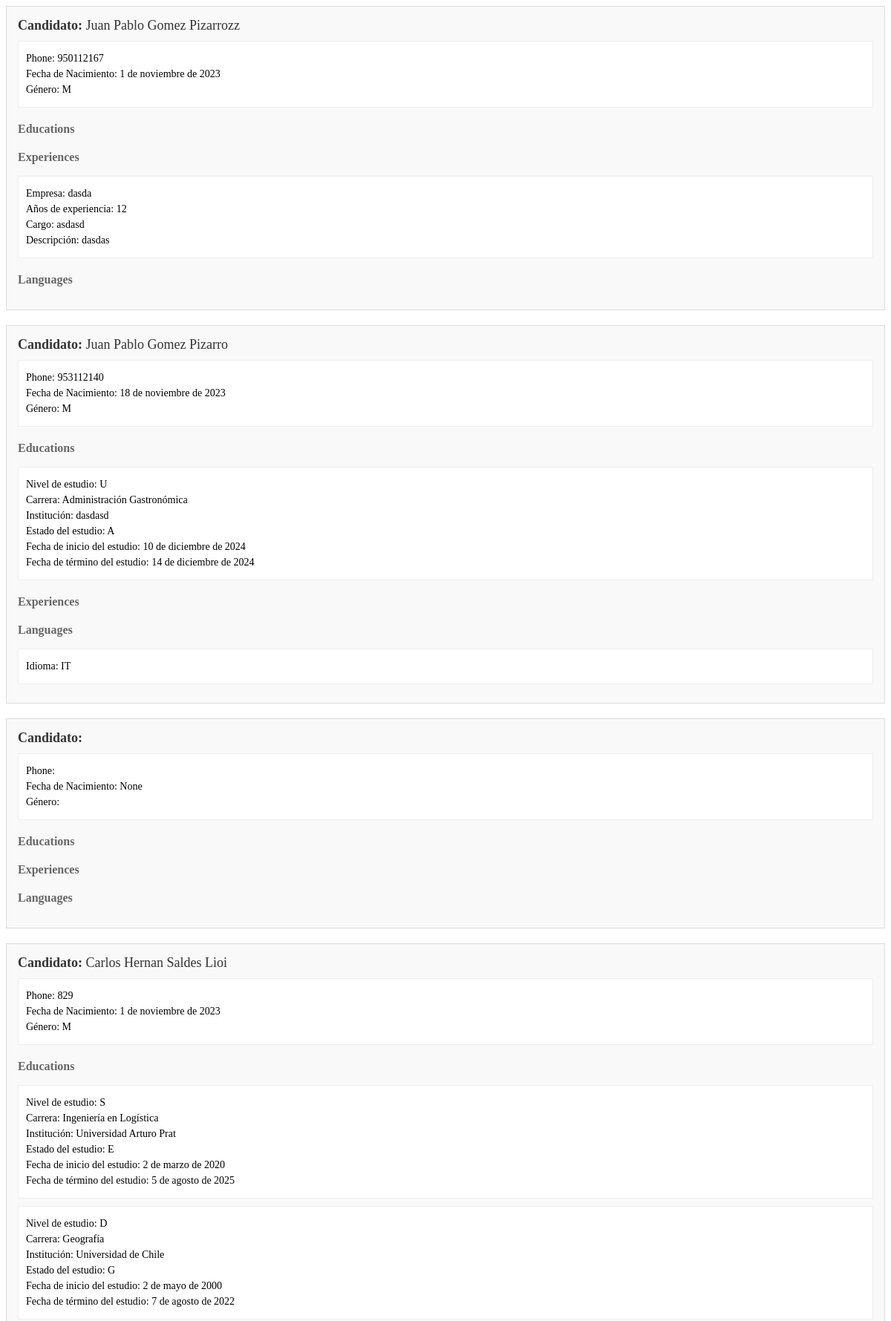
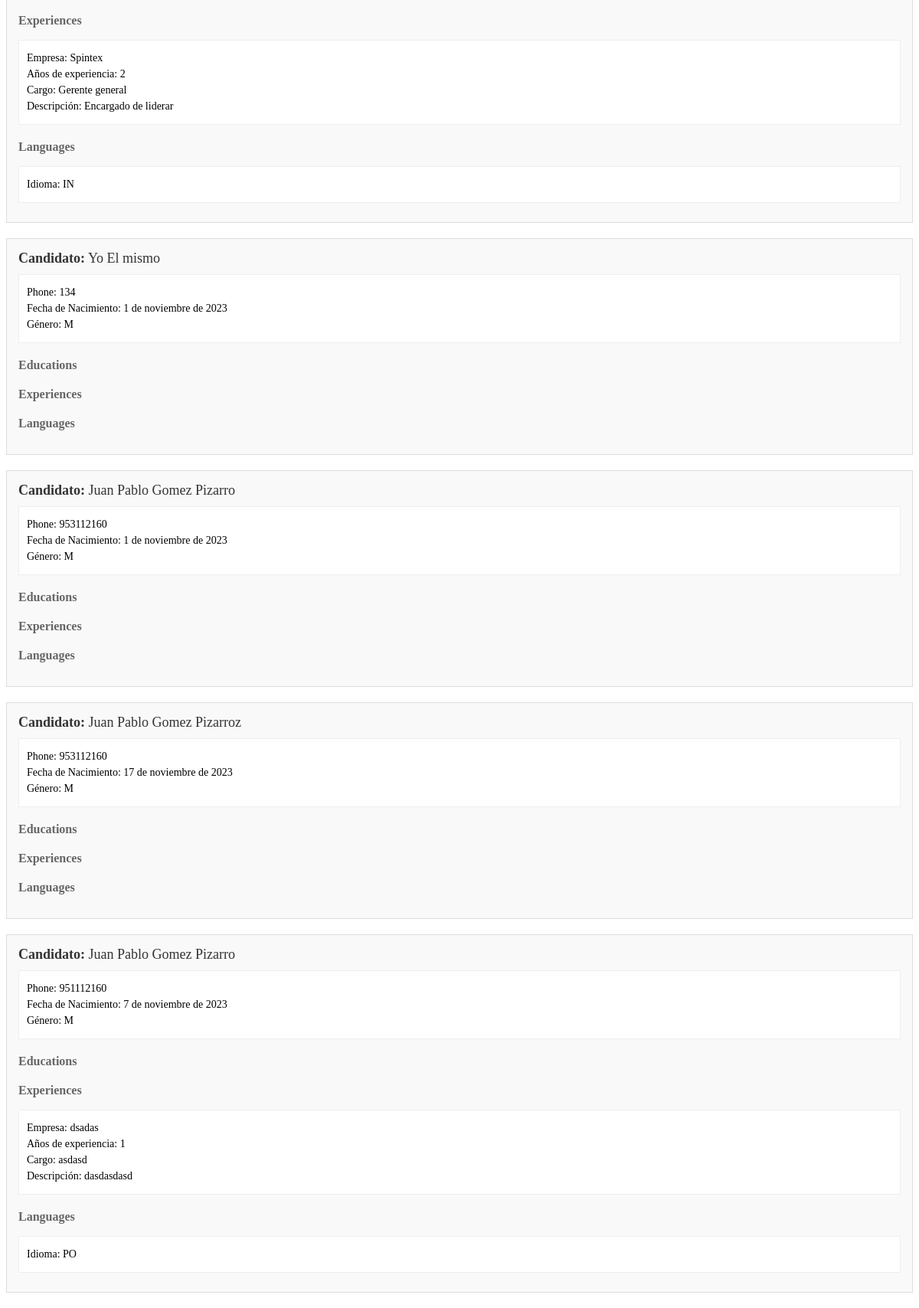
Page /polls/view_candidates/16/ (signed in) on the committed database (2 pictures, top to bottom).
### polls/models.py (models this page shows, shortened)
class Usuario(models.Model):
    user = models.OneToOneField(User, on_delete=models.CASCADE,related_name = "usuario")
    phone = models.CharField(max_length=20, verbose_name="Teléfono")
    rut = models.CharField(primary_key=True, max_length=12, verbose_name="RUT")
    birth_date = models.DateField(verbose_name="Fecha de Nacimiento", null=True, blank=True)
    gender = models.CharField(max_length=10, verbose_name="Género", choices=[('M', 'Masculino'), ('F', 'Femenino'), ('O', 'Otro')])
    role = models.CharField(max_length=10, verbose_name="Rol de usuario", choices=[('P', 'Postulante'), ('E', 'Empleador')])
    class Meta:
        verbose_name = "Usuario"
        verbose_name_plural = "Usuarios"

class Experience(models.Model):
    user = models.ForeignKey(User, on_delete=models.CASCADE)
    empresa = models.CharField(max_length = 40)
    ano_exp = models.IntegerField()
    cargo = models.CharField(max_length = 30)
    desc = models.TextField(max_length = 200)

class Education(models.Model):
    user = models.ForeignKey(User, on_delete=models.CASCADE)
    niv_estudio = models.CharField(max_length=30, verbose_name="Nivel de estudio", choices=[('S', 'Secundario'), ('T', 'Terciario'), ('U', 'Universitario'),('P', 'Posgrado'),('M', 'Master'),('D', 'Doctorado'),('O', 'Otro')])
    carrera = models.CharField(max_length=100, choices=CARRERA_CHOICES, null=True, blank=True)
    institucion = models.TextField(max_length = 40)
    estado = models.CharField(max_length=30, verbose_name="Estado del estudio", choices=[('E', 'En curso'),('G', 'Graduado'),('A', 'Abandonado')])
    fecha_inicio = models.DateField(verbose_name="Fecha de inicio del estudio", null=True, blank=True)
    fecha_termino = models.DateField(verbose_name="Fecha de término del estudio", null=True, blank=True)

class Language(models.Model):
    user = models.ForeignKey(User, on_delete=models.CASCADE)
    idioma = models.CharField(max_length=30, verbose_name="Idioma", choices=IDIOMA_CHOICES)

### polls/views.py (the view)
# urls.py: path('view_candidates/<int:request_id>/', view_candidates, name='view_candidates'),
@login_required
def view_candidates(request, request_id):
    replacement_request = get_object_or_404(ReplacementRequest, id=request_id)
    candidates = User.objects.all()
    for candidate in candidates:
        usuario = Usuario.objects.get(user=candidate)
        educations = Education.objects.filter(user=candidate)
        experiences = Experience.objects.filter(user=candidate)
        languages = Language.objects.filter(user=candidate)
        candidate.usuario = usuario
        candidate.educations = educations
        candidate.experiences = experiences
        candidate.languages = languages
        candidate.score = 0
        for education in educations:
            if replacement_request.niv_estudio == education.niv_estudio:
                candidate.score += 10 / replacement_request.niv_estudio_priority
            if replacement_request.carrera == education.carrera:
                candidate.score += 10 / replacement_request.carrera_priority
        for experience in experiences:
            if replacement_request.cargo == experience.cargo:
                candidate.score += 10 / replacement_request.cargo_priority
            if replacement_request.ano_exp <= experience.ano_exp:
                candidate.score += (experience.ano_exp - replacement_request.ano_exp) / replacement_request.ano_exp_priority
        for language in languages:
            if replacement_request.idioma_requerido == language.idioma:
                candidate.score += 10 / replacement_request.idioma_requerido_priority
        if replacement_request.gender_required == usuario.gender:
            candidate.score += 10 / replacement_request.gender_required_priority
    candidates = sorted(candidates, key=lambda candidate: candidate.score, reverse=True)
    return render(request, 'candidates.html', {'candidates': candidates})

### polls/Templates/candidates.html (shortened to what this page needs)
{% for candidate in candidates %}
    <div class="candidate-container">
        <div class="candidate-header">
            <strong>Candidato:</strong> {{ candidate.first_name }} {{ candidate.last_name }}
        </div>
        <div class="candidate-details">
            <p>Phone: {{ candidate.usuario.phone }}</p>
            <p>Fecha de Nacimiento: {{ candidate.usuario.birth_date }}</p>
            <p>Género: {{ candidate.usuario.gender }}</p>
        </div>
        <h3 class="section-header">Educations</h3>
        {% for education in candidate.educations %}
            <div class="education-details">
                <p>Nivel de estudio: {{ education.niv_estudio }}</p>
                <p>Carrera: {{ education.carrera }}</p>
                <p>Institución: {{ education.institucion }}</p>
                <p>Estado del estudio: {{ education.estado }}</p>
                <p>Fecha de inicio del estudio: {{ education.fecha_inicio }}</p>
                <p>Fecha de término del estudio: {{ education.fecha_termino }}</p>
            </div>
        {% endfor %}
        <h3 class="section-header">Experiences</h3>
        {% for experience in candidate.experiences %}
            <div class="experience-details">
                <p>Empresa: {{ experience.empresa }}</p>
                <p>Años de experiencia: {{ experience.ano_exp }}</p>
                <p>Cargo: {{ experience.cargo }}</p>
                <p>Descripción: {{ experience.desc }}</p>
            </div>
        {% endfor %}
        <h3 class="section-header">Languages</h3>
        {% for language in candidate.languages %}
            <div class="language-details">
                <p>Idioma: {{ language.idioma }}</p>
            </div>
        {% endfor %}
    </div>
{% endfor %}

### polls/Templates/candidates.html (style rules this page uses)
.candidate-container { background-color: #f9f9f9; border: 1px solid #ddd; padding: 15px; margin-bottom: 20px; }
.candidate-header { font-size: 18px; color: #333; margin-bottom: 10px; }
.candidate-details, .education-details, .experience-details, .language-details { background-color: #fff; border: 1px solid #eee; padding: 10px; margin-bottom: 10px; }
.section-header { font-size: 16px; color: #666; margin-top: 20px; }
.candidate-details p, .education-details p, .experience-details p, .language-details p { margin: 5px 0; font-size: 14px; }

### rows in the picture
Experience: empresa "dasda", ano_exp "12", cargo "asdasd", desc "dasdas"
Education: niv_estudio "U", carrera "Administración Gastronómica", institucion "dasdasd", estado "A", fecha_inicio "10 de diciembre de 2024", fecha_termino "14 de diciembre de 2024"
Language: idioma "IT"
Education: niv_estudio "S", carrera "Ingeniería en Logística", institucion "Universidad Arturo Prat", estado "E", fecha_inicio "2 de marzo de 2020", fecha_termino "5 de agosto de 2025"
Education: niv_estudio "D", carrera "Geografía", institucion "Universidad de Chile", estado "G", fecha_inicio "2 de mayo de 2000", fecha_termino "7 de agosto de 2022"
Experience: empresa "Spintex", ano_exp "2", cargo "Gerente general", desc "Encargado de liderar"
Language: idioma "IN"
Experience: empresa "dsadas", ano_exp "1", cargo "asdasd", desc "dasdasdasd"
Language: idioma "PO"

### other values in the picture
{{ candidate.first_name }} "Juan Pablo"
{{ candidate.last_name }} "Gomez Pizarrozz"
{{ candidate.usuario.phone }} "950112167"
{{ candidate.usuario.birth_date }} "1 de noviembre de 2023"
{{ candidate.usuario.gender }} "M"
{{ candidate.last_name }} "Gomez Pizarro"
{{ candidate.usuario.phone }} "953112140"
{{ candidate.usuario.birth_date }} "18 de noviembre de 2023"
{{ candidate.usuario.birth_date }} "None"
{{ candidate.first_name }} "Carlos Hernan"
{{ candidate.last_name }} "Saldes Lioi"
{{ candidate.usuario.phone }} "829"
{{ candidate.first_name }} "Yo"
{{ candidate.last_name }} "El mismo"
{{ candidate.usuario.phone }} "134"
